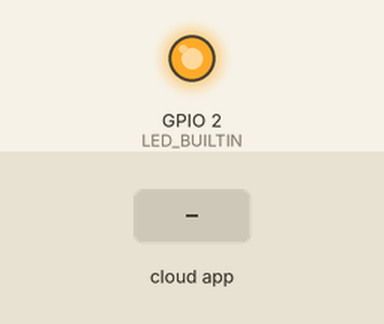
A sketch run on a simulated ESP8266 (NodeMCU). Shown: output pins drawn as LEDs (lit = HIGH, except the on-board LED, lit = LOW). Inputs (shaded band) come from the test bench. What the sketch prints to the serial monitor is not drawn.

Above: at 1.2 s.
1.3 s: the phone or cloud app sets led to 1
At 2.0 s:
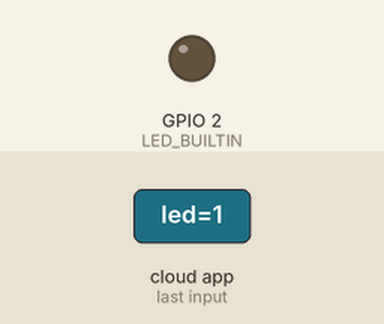
2.8 s: the phone or cloud app sets led to 0
At 3.1 s:
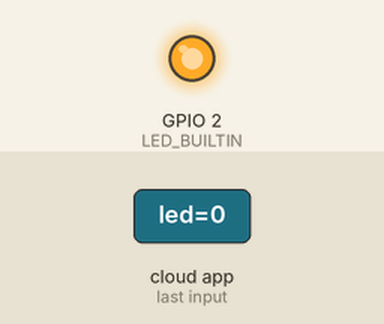
Timing chart, 0 to 5.8 s (numbered marks = the images above; inputs shaded):
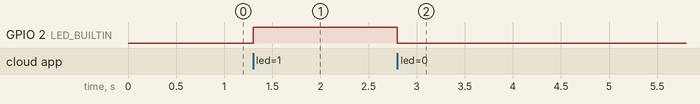

The sketch:

NodeMCU.ino
```cpp
#include <ThingerESP8266.h>

#define USERNAME "your_user_name"
#define DEVICE_ID "your_device_id"
#define DEVICE_CREDENTIAL "your_device_credential"

#define SSID "your_wifi_ssid"
#define SSID_PASSWORD "your_wifi_ssid_password"

ThingerESP8266 thing(USERNAME, DEVICE_ID, DEVICE_CREDENTIAL);

void setup() {
  pinMode(LED_BUILTIN, OUTPUT);
//All set
  thing.add_wifi(SSID, SSID_PASSWORD);

  // digital pin control example (i.e. turning on/off a light, a relay, configuring a parameter, etc)
  thing["led"] << digitalPin(LED_BUILTIN);

  // resource output example (i.e. reading a sensor value)
  thing["millis"] >> outputValue(millis());

  // more details at http://docs.thinger.io/arduino/
}

void loop() {
  thing.handle();
  Serial.print("Working");

}
```

Measured:
- after the input at 1.3 s, GPIO 2 (LED_BUILTIN): LOW → HIGH at once
- after the input at 2.8 s, GPIO 2 (LED_BUILTIN): HIGH → LOW at once
